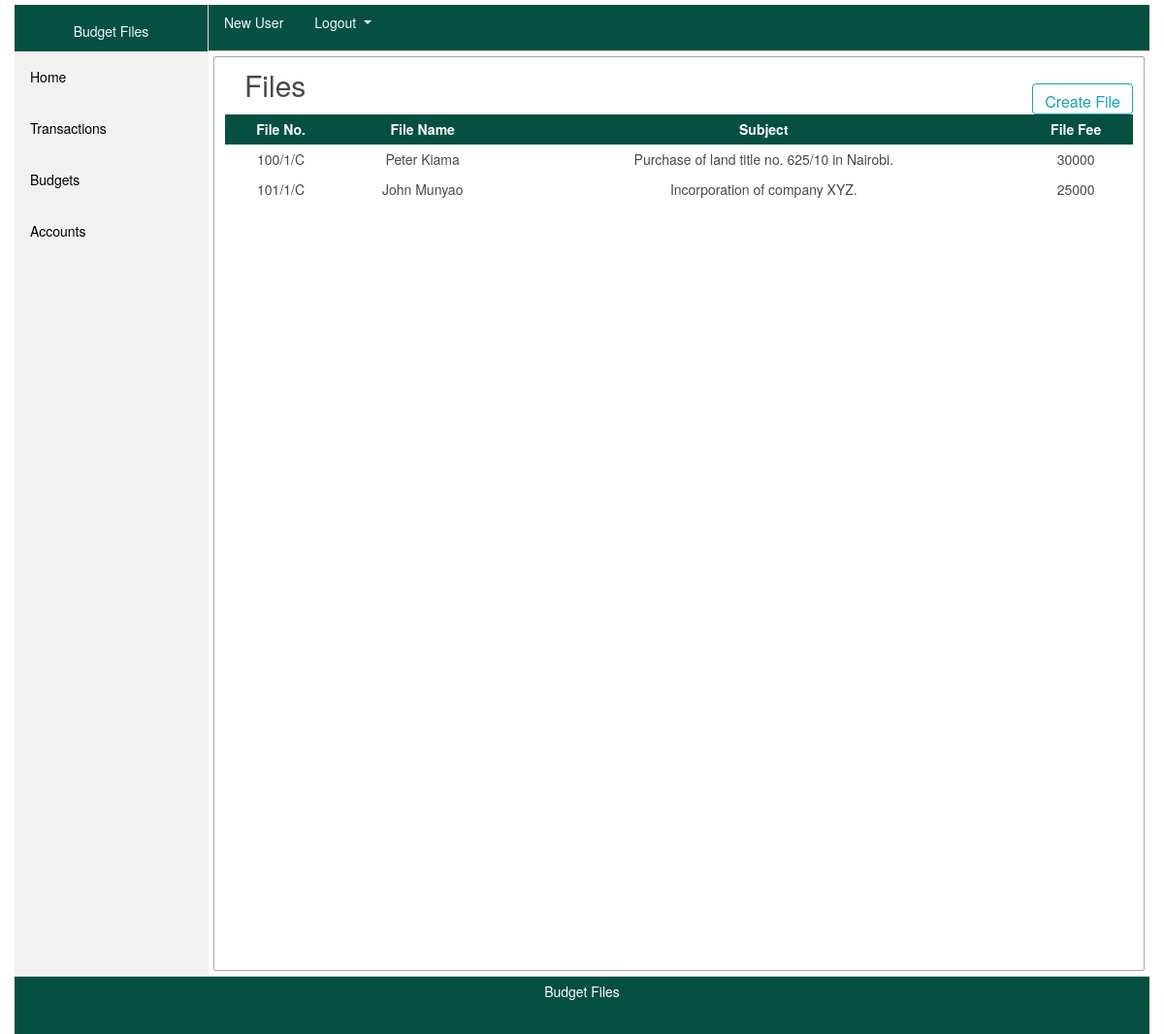
Page /files (signed in) on the committed database.
### app/models/users.py (models this page shows, shortened)
class Users(db.Model, UserMixin):
    __tablename__ = 'users_table'
    id = db.Column(db.Integer, primary_key=True)
    name = db.Column(db.String(200), nullable=False)
    email = db.Column(db.String(200), unique=True, nullable=False)
    phone = db.Column(db.String(20),  unique=True, nullable=False)
    role = db.Column(db.String(20), nullable=False)
    password = db.Column(db.String(60), nullable=False)
    date = db.Column(db.DateTime(), nullable=False, default=datetime.now)
    transactions = db.relationship('Transaction', backref='phone', lazy=True) # transaction.phone // Users(current user)
    budgets = db.relationship('Budget', backref='phone', lazy=True) # budget.phone // Users(current user)

### app/models/files.py (models this page shows, shortened)
class Files(db.Model):
    __tablename__ = 'files'
    id = db.Column(db.Integer, primary_key=True)
    file_no = db.Column(db.String(20), nullable=False)
    file_name = db.Column(db.String(20), nullable=False)
    subject = db.Column(db.String(300), nullable=False)
    file_fee = db.Column(db.Integer, nullable=False)
    transactions = db.relationship('Transaction', backref='file_no', lazy=True)

### app/views/files/routes.py (the view)
@filez.route('/files')
@login_required
def files():
    files = Files.query.all()
    if len(files) == 0:
        count = 0
    else:
        count = len(files)
    return render_template('files.html', page='files', files=files, count=count)

### app/models/users.py (called while the page is built)
@login_manager.user_loader
def load_user(user_id):
    return Users.query.get(int(user_id))

### app/templates/files.html
{% extends "page_template.html" %}
{% block contents %}
    <div class="content">
        <section class="places">
            <div style="float: left;">
                <h1>Files</h1>
            </div>
            <div style="overflow: hidden; float: right;">
                <a href="{{ url_for('filez.create_file') }}" style="text-decoration: none;"><button type="button" class="btn btn-outline-info mt-3 pb-0">Create File</button></a>
            </div>
            <table id="transactions_table" class="display" style="width:100%">
                <thead style="background: #055041; color: #FFFFFF">
                    <th class="text-center" style="padding: 5px;">File No.</th>
                    <th class="text-center" style="padding: 5px;">File Name</th>
                    <th class="text-center" style="padding: 5px;">Subject</th>
                    <th class="text-center" style="padding: 5px;">File Fee</th>
                </thead>
                <tbody>
                    {% if files %}
                        {% for file in files %}
                        <tr class="files_row">
                            <td class="text-center" style="padding: 5px;"><a href="{{ url_for('filez.view_file', file_id=file.id) }}" style="text-decoration: none; color: inherit;"> {{ file.file_no }} </a></td>
                            <td class="text-center" style="padding: 5px;">{{ file.file_name }}</td>
                            <td class="text-center" style="padding: 5px;">{{ file.subject }}</td>
                            <td class="text-center" style="padding: 5px;">{{ file.file_fee }}</td>
                        </tr>
                        {% endfor %}
                    {% endif %}
                </tbody>
            </table>
        </section>
    </div>
{% endblock contents %}

### app/templates/header.html (shortened to what this page needs)
<header>
    <div class="user">
        {% if current_user.is_authenticated %}
            <nav class="nav">
                <a class="nav-link disabled" style="color: aliceblue;" href="#">{{ current_user.name }}</a>
                <div class="dropdown show">
                    <a class="dropdown-toggle nav-link active" style="color: aliceblue;" href="#" role="button" id="dropdownMenuLink" data-toggle="dropdown" aria-haspopup="true" aria-expanded="false">
                        Logout
                    </a>
                  </div>
            </nav>
        {% else %}
            <nav class="nav">
                <a class="nav-link disabled" style="color: aliceblue;" href="{{ url_for('login') }}">Log In</a>
                <a class="nav-link active" style="color: aliceblue;" href="{{ url_for('users.register') }}">Register</a>
            </nav>
        {% endif %}
    </div>
</header>

### app/static/4-common.css (style rules this page uses)
body { margin:0px; padding:0px; color: #484848; font-size: 14px; font-family: Circular,"Helvetica Neue",Helvetica,Arial,sans-serif; }

### app/static/3-header.css (style rules this page uses)
header { margin-left: 200px; background-color: #055041; height: 48px; border-bottom: 1px solid #CCCCCC; }

### app/static/6-filters.css (style rules this page uses)
div.content { margin: 5px 5px 5px 205px; padding: 1px 1px; height: 943px; border: 1px solid #aca4a4; border-radius: 2px; }

### app/static/100-places.css (style rules this page uses)
.places { padding: 10px; }
.user { margin-top: 5px; margin-bottom: 5px; }
h1 { display: block; width: 95%; display: block; margin-top: 0px; margin-left: 20px; margin-bottom: 5px; font-size: 30px; }

### app/templates/page_template.html (style rules this page uses)
body { margin:0px; padding:0px; color: #484848; font-size: 14px; font-family: Circular,"Helvetica Neue",Helvetica,Arial,sans-serif; }

### rows in the picture
Users: name "New User"
Files: file_no "100/1/C", file_name "Peter Kiama", subject "Purchase of land title no. 625/10 in Nairobi.", file_fee "30000"
Files: file_no "101/1/C", file_name "John Munyao", subject "Incorporation of company XYZ.", file_fee "25000"
